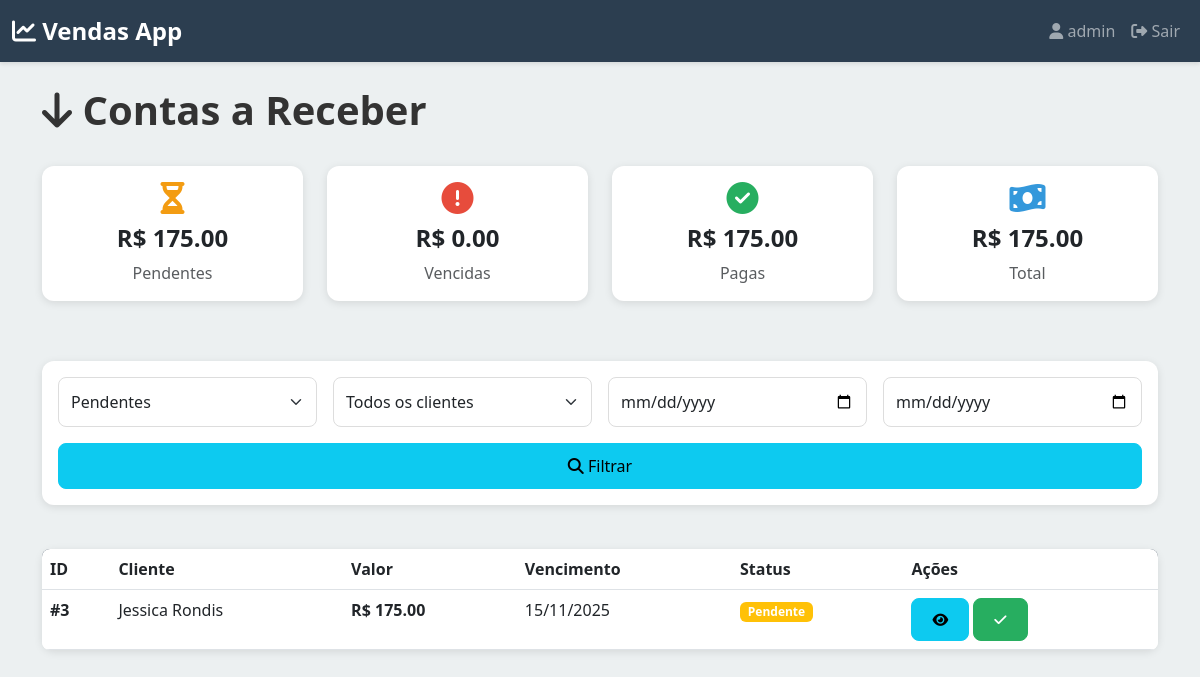
Page /contas-receber/ (signed in) on the committed database.
### vendas/models.py (models this page shows, shortened)
class AccountsReceivable(models.Model):
    STATUS_CHOICES = [
        ('pendente', 'Pendente'),
        ('vencido', 'Vencido'),
        ('pago', 'Pago'),
    ]
    usuario = models.ForeignKey(
        User,
        on_delete=models.CASCADE,
        related_name='contas_receber',
        help_text="Usuário proprietário"
    )
    venda = models.ForeignKey(
        Sale,
        on_delete=models.CASCADE,
        related_name='contas_receber_venda',
        help_text="Venda relacionada"
    )
    cliente = models.ForeignKey(
        Client,
        on_delete=models.CASCADE,
        related_name='contas_receber',
        help_text="Cliente devedor"
    )
    valor = models.DecimalField(
        max_digits=12,
        decimal_places=2,
        help_text="Valor a receber"
    )
    data_vencimento = models.DateField(
        help_text="Data de vencimento"
    )
    data_pagamento = models.DateField(
        blank=True,
        null=True,
        help_text="Data do pagamento (preenchido quando pago)"
    )
    status = models.CharField(
        max_length=20,
        choices=STATUS_CHOICES,
        default='pendente',
        help_text="Status da conta"
    )
    observacoes = models.TextField(
        blank=True,
        null=True,
        help_text="Observações"
    )
    criado_em = models.DateTimeField(auto_now_add=True)
    class Meta:
        verbose_name = "Conta a Receber"
        verbose_name_plural = "Contas a Receber"
        ordering = ['data_vencimento']
    def atualizar_status(self):
        if self.status == 'pago':
            return
        hoje = timezone.now().date()
        if self.data_vencimento < hoje:
            self.status = 'vencido'
        else:
            self.status = 'pendente'
        self.save()

class Client(models.Model):
    usuario = models.ForeignKey(
        User,
        on_delete=models.CASCADE,
        related_name='clientes',
        help_text="Usuário proprietário do cliente"
    )
    nome = models.CharField(
        max_length=200,
        help_text="Nome completo do cliente"
    )
    email = models.EmailField(
        blank=True,
        null=True,
        help_text="Email do cliente"
    )
    telefone = models.CharField(
        max_length=20,
        blank=True,
        null=True,
        help_text="Telefone do cliente"
    )
    cpf_cnpj = models.CharField(
        max_length=20,
        blank=True,
        null=True,
        help_text="CPF ou CNPJ do cliente"
    )
    endereco = models.CharField(
        max_length=300,
        blank=True,
        null=True,
        help_text="Endereço do cliente"
    )
    cidade = models.CharField(
        max_length=100,
        blank=True,
        null=True,
        help_text="Cidade do cliente"
    )
    estado = models.CharField(
        max_length=2,
        blank=True,
        null=True,
        help_text="Estado (UF) do cliente"
    )
    cep = models.CharField(
        max_length=10,
        blank=True,
        null=True,
        help_text="CEP do cliente"
    )
    ativo = models.BooleanField(
        default=True,
        help_text="Se o cliente está ativo"
    )
    criado_em = models.DateTimeField(auto_now_add=True)
    atualizado_em = models.DateTimeField(auto_now=True)
    class Meta:
        verbose_name = "Cliente"
        verbose_name_plural = "Clientes"
        ordering = ['-criado_em']
        unique_together = ('usuario', 'nome')

### vendas/views.py (the view)
# urls.py: path('contas-receber/', views.contas_receber_list, name='contas_receber_list'),
@login_required(login_url='vendas:login')
def contas_receber_list(request):
    usuario = request.user
    contas = AccountsReceivable.objects.filter(usuario=usuario).order_by('-data_vencimento')
    hoje = timezone.now().date()
    for conta in contas:
        conta.atualizar_status()
    status = request.GET.get('status', 'pendente')
    if status in ['pendente', 'vencido', 'pago']:
        contas = contas.filter(status=status)
    elif status == 'todos':
        pass  # Sem filtro
    else:
        contas = contas.filter(status='pendente')
        status = 'pendente'
    cliente_id = request.GET.get('cliente', '')
    if cliente_id:
        contas = contas.filter(cliente_id=cliente_id)
    data_inicio = request.GET.get('data_inicio', '')
    data_fim = request.GET.get('data_fim', '')
    if data_inicio:
        try:
            data_inicio_obj = timezone.datetime.strptime(data_inicio, '%Y-%m-%d').date()
            contas = contas.filter(data_vencimento__gte=data_inicio_obj)
        except:
            pass
    if data_fim:
        try:
            data_fim_obj = timezone.datetime.strptime(data_fim, '%Y-%m-%d').date()
            contas = contas.filter(data_vencimento__lte=data_fim_obj)
        except:
            pass
    clientes = Client.objects.filter(usuario=usuario, ativo=True)
    total_contas = contas.count()
    valor_total = contas.aggregate(Sum('valor'))['valor__sum'] or 0
    contas_pendentes = AccountsReceivable.objects.filter(usuario=usuario, status='pendente').aggregate(Sum('valor'))['valor__sum'] or 0
    contas_vencidas = AccountsReceivable.objects.filter(usuario=usuario, status='vencido').aggregate(Sum('valor'))['valor__sum'] or 0
    contas_pagas = AccountsReceivable.objects.filter(usuario=usuario, status='pago').aggregate(Sum('valor'))['valor__sum'] or 0
    contexto = {
        'contas_receber': contas,
        'total_contas': total_contas,
        'valor_total': valor_total,
        'status_filtro': status,
        'cliente_filtro': cliente_id,
        'data_inicio': data_inicio,
        'data_fim': data_fim,
        'clientes': clientes,
        'contas_pendentes': contas_pendentes,
        'contas_vencidas': contas_vencidas,
        'contas_pagas': contas_pagas,
    }
    return render(request, 'vendas/contas_receber/list.html', contexto)

### templates/vendas/contas_receber/list.html (shortened to what this page needs)
{% extends 'base.html' %}
{% block content %}
<div class="row mt-4">
    <div class="col-12 mb-4">
        <h1 class="fw-bold">
            <i class="fas fa-arrow-down"></i> Contas a Receber
        </h1>
    </div>
</div>
<div class="row mb-4">
    <div class="col-12 col-sm-6 col-md-3 mb-3">
        <div class="card text-center">
            <div class="card-body">
                <i class="fas fa-hourglass-half" style="font-size: 2rem; color: #f39c12;"></i>
                <h4 class="mt-2 fw-bold">R$ {{ contas_pendentes|floatformat:2 }}</h4>
                <p class="text-muted mb-0">Pendentes</p>
            </div>
        </div>
    </div>
    <div class="col-12 col-sm-6 col-md-3 mb-3">
        <div class="card text-center">
            <div class="card-body">
                <i class="fas fa-exclamation-circle" style="font-size: 2rem; color: #e74c3c;"></i>
                <h4 class="mt-2 fw-bold">R$ {{ contas_vencidas|floatformat:2 }}</h4>
                <p class="text-muted mb-0">Vencidas</p>
            </div>
        </div>
    </div>
    <div class="col-12 col-sm-6 col-md-3 mb-3">
        <div class="card text-center">
            <div class="card-body">
                <i class="fas fa-check-circle" style="font-size: 2rem; color: #27ae60;"></i>
                <h4 class="mt-2 fw-bold">R$ {{ contas_pagas|floatformat:2 }}</h4>
                <p class="text-muted mb-0">Pagas</p>
            </div>
        </div>
    </div>
    <div class="col-12 col-sm-6 col-md-3 mb-3">
        <div class="card text-center">
            <div class="card-body">
                <i class="fas fa-money-bill-wave" style="font-size: 2rem; color: #3498db;"></i>
                <h4 class="mt-2 fw-bold">R$ {{ valor_total|floatformat:2 }}</h4>
                <p class="text-muted mb-0">Total</p>
            </div>
        </div>
    </div>
</div>
<div class="row mb-4">
    <div class="col-12">
        <div class="card">
            <div class="card-body">
                <form method="GET" action="{% url 'vendas:contas_receber_list' %}" class="row g-3">
                    <div class="col-12 col-md-3">
                        <select class="form-select" name="status" onchange="this.form.submit()">
                            <option value="pendente" {% if status_filtro == 'pendente' %}selected{% endif %}>
                                Pendentes
                            </option>
                        </select>
                    </div>
                    <div class="col-12 col-md-3">
                        <select class="form-select" name="cliente">
                            <option value="">Todos os clientes</option>
                        </select>
                    </div>
                    <div class="col-12 col-md-3">
                        <input
                            type="date"
                            class="form-control"
                            name="data_inicio"
                            value="{{ data_inicio }}"
                        >
                    </div>
                    <div class="col-12 col-md-3">
                        <input
                            type="date"
                            class="form-control"
                            name="data_fim"
                            value="{{ data_fim }}"
                        >
                    </div>
                    <div class="col-12">
                        <button type="submit" class="btn btn-info w-100">
                            <i class="fas fa-search"></i> Filtrar
                        </button>
                    </div>
                </form>
            </div>
        </div>
    </div>
</div>
<div class="row">
    <div class="col-12">
        {% if contas_receber %}
            <div class="d-none d-md-block">
                <div class="card">
                    <div class="table-responsive">
                        <table class="table table-hover mb-0">
                            <thead>
                                <tr>
                                    <th>ID</th>
                                    <th>Cliente</th>
                                    <th>Valor</th>
                                    <th>Vencimento</th>
                                    <th>Status</th>
                                    <th>Ações</th>
                                </tr>
                            </thead>
                            <tbody>
                                {% for conta in contas_receber %}
                                <tr>
                                    <td>
                                        <strong>#{{ conta.id }}</strong>
                                    </td>
                                    <td>{{ conta.cliente.nome }}</td>
                                    <td>
                                        <strong>R$ {{ conta.valor|floatformat:2 }}</strong>
                                    </td>
                                    <td>{{ conta.data_vencimento|date:"d/m/Y" }}</td>
                                    <td>
                                        {% if conta.status == 'pago' %}
                                            <span class="badge bg-success">Pago</span>
                                        {% elif conta.status == 'vencido' %}
                                            <span class="badge bg-danger">Vencido</span>
                                        {% else %}
                                            <span class="badge bg-warning">Pendente</span>
                                        {% endif %}
                                    </td>
                                    <td>
                                        <a href="{% url 'vendas:conta_receber_detail' conta.pk %}"
                                           class="btn btn-sm btn-info" title="Visualizar">
                                            <i class="fas fa-eye"></i>
                                        </a>
                                        {% if conta.status != 'pago' %}
                                        <a href="{% url 'vendas:conta_receber_marcar_pago' conta.pk %}"
                                           class="btn btn-sm btn-success" title="Marcar como Pago">
                                            <i class="fas fa-check"></i>
                                        </a>
                                        {% else %}
                                        <a href="{% url 'vendas:conta_receber_marcar_nao_pago' conta.pk %}"
                                           class="btn btn-sm btn-warning" title="Marcar como Não Pago">
                                            <i class="fas fa-undo"></i>
                                        </a>
                                        {% endif %}
                                    </td>
                                </tr>
                                {% endfor %}
                            </tbody>
                        </table>
                    </div>
                </div>
            </div>
        {% endif %}
    </div>
</div>
{% endblock %}

### templates/base.html (shortened to what this page needs)
<!DOCTYPE html>
<html lang="pt-BR">
<head>
    <link href="https://cdn.jsdelivr.net/npm/bootstrap@5.3.0/dist/css/bootstrap.min.css" rel="stylesheet">
    <link rel="stylesheet" href="https://cdnjs.cloudflare.com/ajax/libs/font-awesome/6.4.0/css/all.min.css">
</head>
<body>
    {% if user.is_authenticated %}
    <nav class="navbar navbar-expand-lg navbar-dark">
        <div class="container-fluid">
            <a class="navbar-brand" href="{% url 'vendas:home' %}">
                <i class="fas fa-chart-line"></i> Vendas App
            </a>
            <div class="collapse navbar-collapse" id="navbarNav">
                <ul class="navbar-nav ms-auto">
                    <li class="nav-item">
                        <span class="nav-link">
                            <i class="fas fa-user"></i> {{ user.first_name|default:user.username }}
                        </span>
                    </li>
                    <li class="nav-item">
                        <a class="nav-link" href="{% url 'vendas:logout' %}">
                            <i class="fas fa-sign-out-alt"></i> Sair
                        </a>
                    </li>
                </ul>
            </div>
        </div>
    </nav>
    {% endif %}
    <div class="main-container">
        <div class="container">
            {% block content %}{% endblock %}
        </div>
    </div>
</body>
</html>

### templates/base.html (style rules this page uses)
:root { --primary-color: #2c3e50; --secondary-color: #3498db; --success-color: #27ae60; --danger-color: #e74c3c; --warning-color: #f39c12; --light-bg: #ecf0f1; }
* { margin: 0; padding: 0; box-sizing: border-box; }
body { font-family: 'Segoe UI', Tahoma, Geneva, Verdana, sans-serif; background-color: var(--light-bg); color: #333; }
.navbar { background-color: var(--primary-color); box-shadow: 0 2px 4px rgba(0, 0, 0, 0.1); }
.navbar-brand { font-weight: bold; font-size: 1.5rem; }
.main-container { min-height: 100vh; padding-bottom: 80px; }
.card { border: none; border-radius: 12px; box-shadow: 0 2px 8px rgba(0, 0, 0, 0.1); margin-bottom: 20px; }
.btn { border-radius: 8px; font-weight: 500; padding: 10px 20px; transition: all 0.3s ease; }
.btn-success { background-color: var(--success-color); border-color: var(--success-color); }
.form-control, .form-select { border-radius: 8px; border: 1px solid #ddd; padding: 12px; font-size: 1rem; }
.table { background-color: white; border-radius: 8px; overflow: hidden; }
.table thead { background-color: var(--primary-color); color: white; }

### rows in the picture
AccountsReceivable: status "Pendentes", id "3", cliente.nome "Jessica Rondis", valor "175.00", data_vencimento "15/11/2025"

### other values in the picture
{{ user.first_name|default:user.username }} "admin"
{{ contas_pendentes|floatformat:2 }} "175.00"
{{ contas_vencidas|floatformat:2 }} "0.00"
{{ contas_pagas|floatformat:2 }} "175.00"
{{ valor_total|floatformat:2 }} "175.00"
